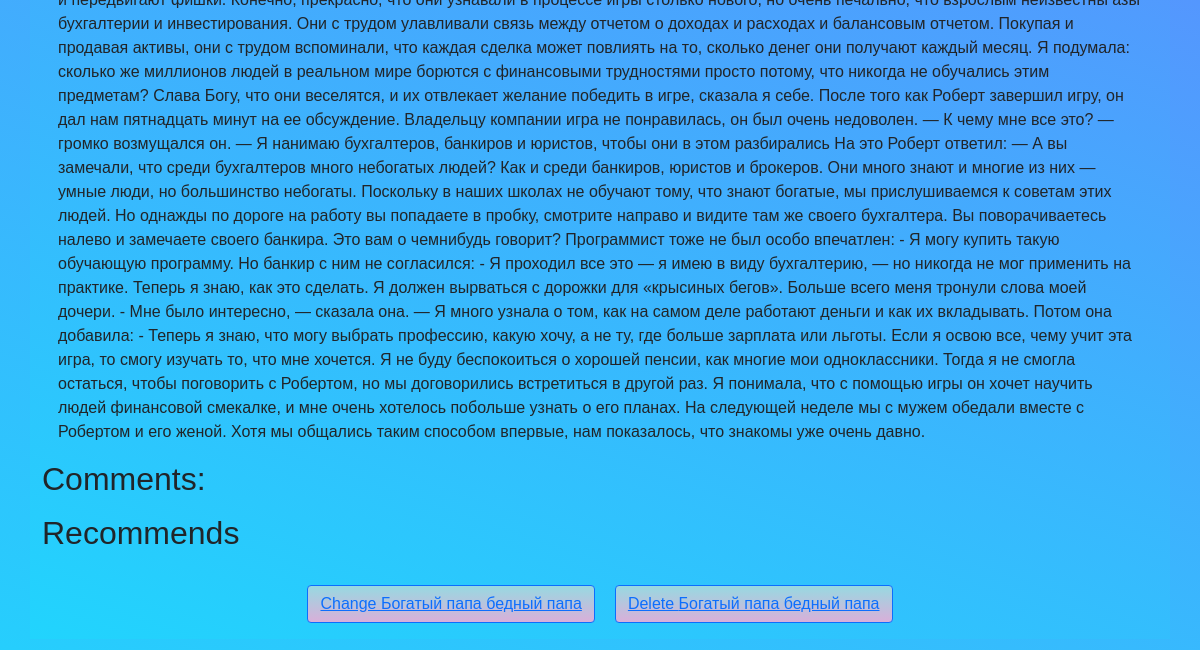
The app's page /book/2/ (lower part), older data.
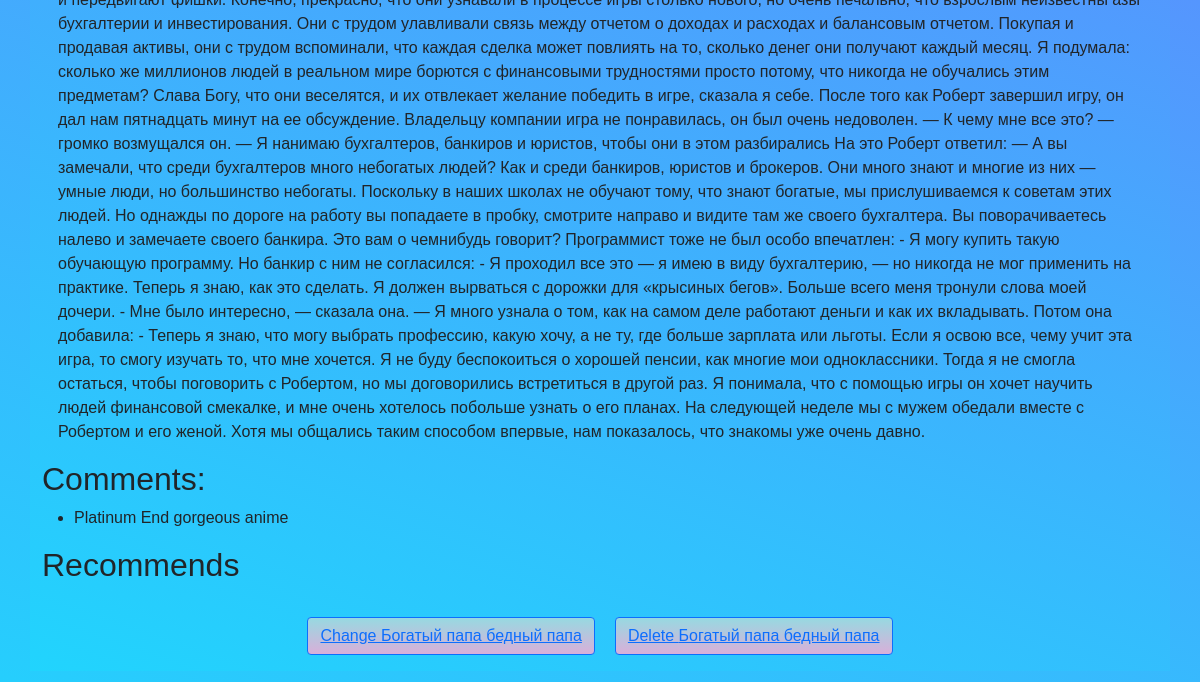
The same page, newer data.
### book/models.py (models this page shows, shortened)
class Post(models.Model):
    title = models.CharField(max_length=100)
    description = models.TextField()
    image = models.ImageField(upload_to='')
    created_date = models.DateTimeField(auto_now_add=True)
    updated_data = models.DateTimeField(auto_now=True)
    author = models.CharField(max_length=100, null=True)

class BookComment(models.Model):
    book = models.ForeignKey(Post, on_delete=models.CASCADE, related_name="book_comment")
    text = models.TextField()
    created_date = models.DateField(auto_now_add=True)

### book/views.py (the view)
# urls.py: path('book/<int:pk>/', views.BookDetailView.as_view(), name='book_detail'),
class BookDetailView(generic.DetailView):
    template_name = 'book_detail.html'
    def get_object(self, **kwargs):
        book_pk = self.kwargs.get('pk')
        return get_object_or_404(models.Post, pk=book_pk)

### templates/book_detail.html (shortened to what this page needs)
<!DOCTYPE html>
{% load static %}
<html lang="en">
<head>
    <link rel="stylesheet" type="text/css" href="{% static 'css/bootstrap.css/' %}"/>
</head>
<body>
<div class="container book-detail">
    <div class="card-body body_detail">
        <p class="card-text">{{ object.description }}</p>
    </div>
    <div>
        <h2>Comments: </h2>
        <ul>
            {% for i in object.book_comment.all %}
            <li>
                <p>{{ i.text }}</p>
            </li>
            {% endfor %}
        </ul>
    </div>
    <div>
        <h2>Recommends </h2>
    </div>
    <div class="card-body body__button">
        <button type="button" class="btn btn-primary"><a href="/book/{{ object.pk }}/update/">Change {{ object.title }}</a></button>
        <button type="button" class="btn btn-primary"><a href="/book/{{ object.pk }}/delete/">Delete {{ object.title }}</a></button>
    </div>
</div>
</body>
</html>

### templates/book_detail.html (style rules this page uses)
.btn-primary { background-color: #D9AFD9; background-image: linear-gradient(0deg, #D9AFD9 0%, #97D9E1 100%); }
body { background-color: #21D4FD; background-image: linear-gradient(19deg, #21D4FD 0%, #B721FF 100%); }
.book-detail { height: 90%; }
.body__button { display: flex; justify-content: center; gap: 20px; }
.container { height: 50%; }
.book-detail { font-family: Arial, Helvetica, sans-serif; background-color: #21D4FD; background-image: linear-gradient(19deg, #21D4FD 0%, #B721FF 100%); margin-bottom: 10%; }

Row changes from the older to the newer data that the page shows:
added BookComment: text "Platinum End gorgeous anime"
